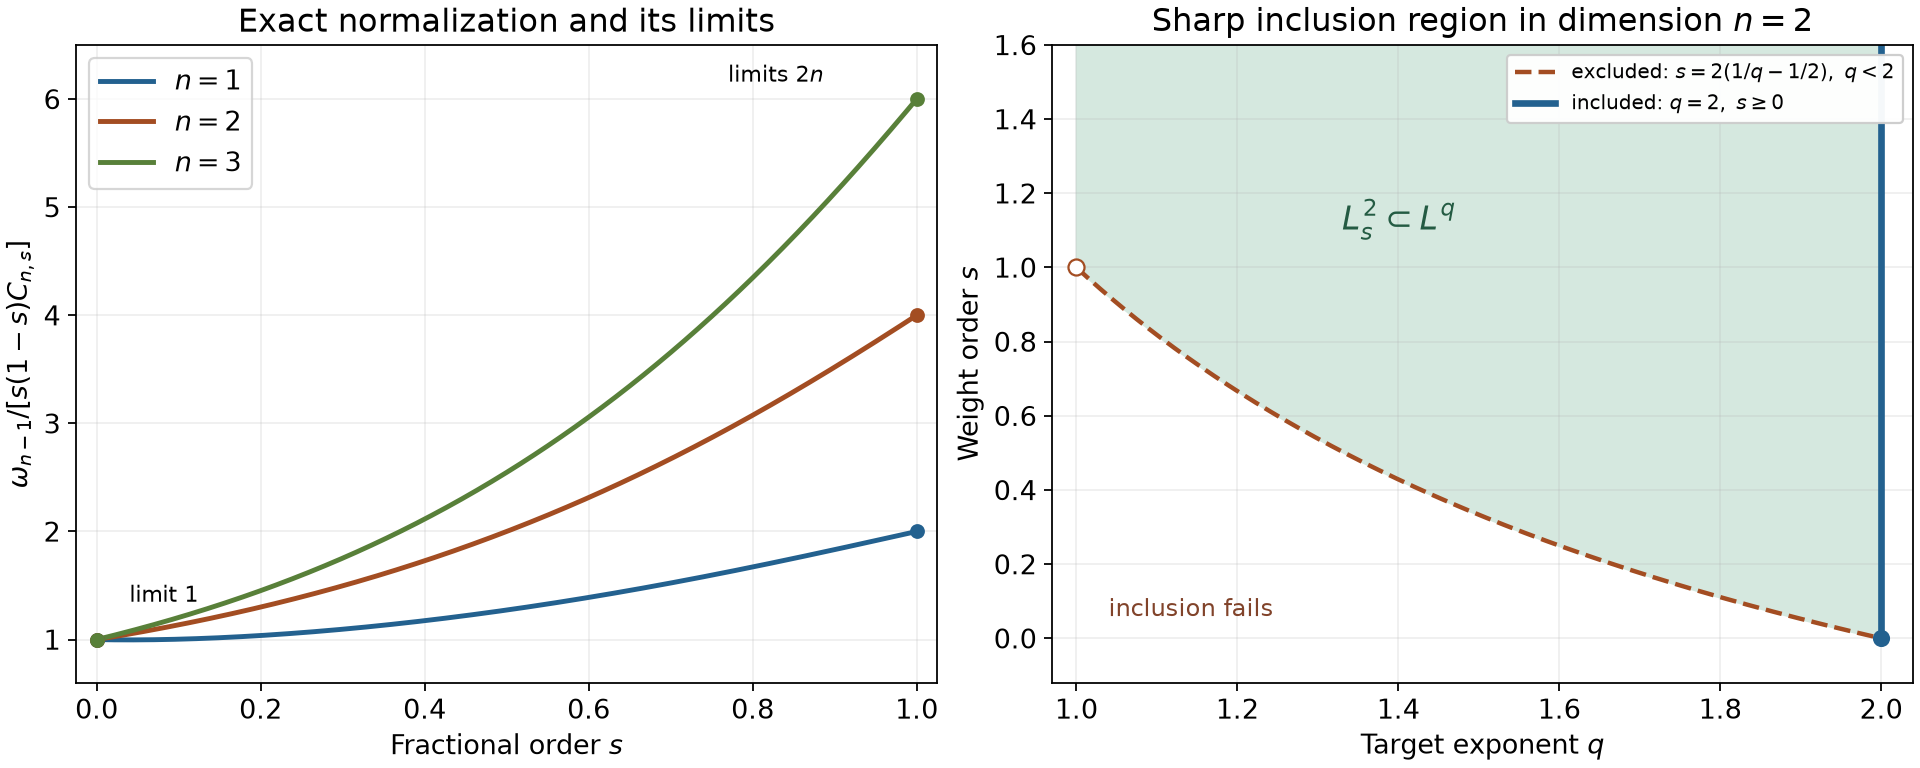

Python code for this plot:
"""Exact fractional-energy constants and the weighted L2 embedding region.

Original illustration by GPT-6 Astra (OpenAI), CC0 1.0.
Theorem 2, Corollary 3 and Theorem 5 of the accompanying lesson prove
the formulas. Samples illustrate those proofs; they are not numerical evidence.
"""
from pathlib import Path
import math
import numpy as np
import matplotlib
matplotlib.use("Agg")
import matplotlib.pyplot as plt

plt.rcParams.update({"font.size":12,"svg.hashsalt":"AN01-fractional-constants-v1"})
out=Path(__file__).resolve().parent
fig,axes=plt.subplots(1,2,figsize=(12,4.8),layout="constrained")
s=np.linspace(0,1,601)
colors=["#23618f","#a34d22","#588039"]
for n,color in zip([1,2,3],colors):
    # Stable extension of omega/(s*(1-s)*C_ns) through both endpoints.
    values=np.array([4**float(t)*math.gamma(n/2+float(t))/
                     (math.gamma(n/2)*math.gamma(2-float(t))) for t in s])
    assert abs(values[0]-1)<1e-12 and abs(values[-1]-2*n)<1e-12
    axes[0].plot(s,values,color=color,label=rf"$n={n}$",lw=2.2)
    axes[0].scatter([0,1],[1,2*n],color=color,s=32,zorder=3)
axes[0].set(xlabel=r"Fractional order $s$",ylabel=r"$\omega_{n-1}/[s(1-s)C_{n,s}]$",
            title="Exact normalization and its limits",xlim=(-.025,1.025),ylim=(.6,6.5))
axes[0].text(.04,1.35,"limit 1",fontsize=10)
axes[0].text(.77,6.16,r"limits $2n$",fontsize=10)
axes[0].legend(loc="upper left")
axes[0].grid(alpha=.2)

q=np.linspace(1,2,601)
boundary=2*(1/q-.5)
axes[1].fill_between(q,boundary,1.6,color="#d5e8df")
axes[1].plot(q,boundary,"--",color="#a34d22",lw=2,
             label=r"excluded: $s=2(1/q-1/2),\ q<2$")
axes[1].plot([2,2],[0,1.6],color="#23618f",lw=3,
             label=r"included: $q=2,\ s\geq0$")
axes[1].scatter([1],[1],facecolor="white",edgecolor="#a34d22",s=52,zorder=5)
axes[1].scatter([2],[0],color="#23618f",s=45,zorder=6)
axes[1].text(1.33,1.1,r"$L^2_s\subset L^q$",fontsize=15,color="#245b43")
axes[1].text(1.04,.06,"inclusion fails",fontsize=11,color="#81432a")
axes[1].set(xlabel=r"Target exponent $q$",ylabel=r"Weight order $s$",
            title=r"Sharp inclusion region in dimension $n=2$",
            xlim=(.97,2.04),ylim=(-.12,1.6))
axes[1].legend(loc="upper right",fontsize=9,framealpha=.96)
axes[1].grid(alpha=.2)
fig.savefig(out/"fractional-constants-and-embedding-boundary.png",dpi=160)
svg=out/"fractional-constants-and-embedding-boundary.svg"
fig.savefig(svg,metadata={"Date":None})
svg.write_text("\n".join(line.rstrip() for line in svg.read_text(encoding="utf-8").splitlines())+"\n",encoding="utf-8")
plt.close(fig)
